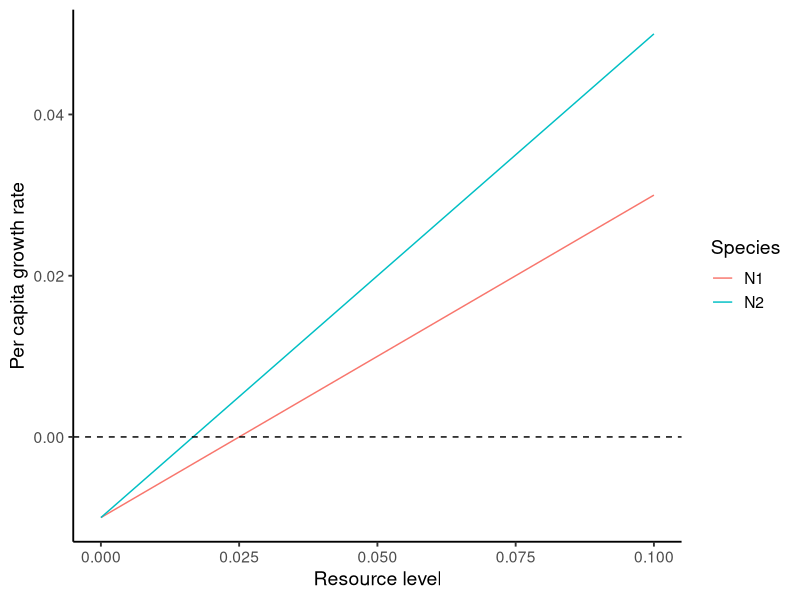
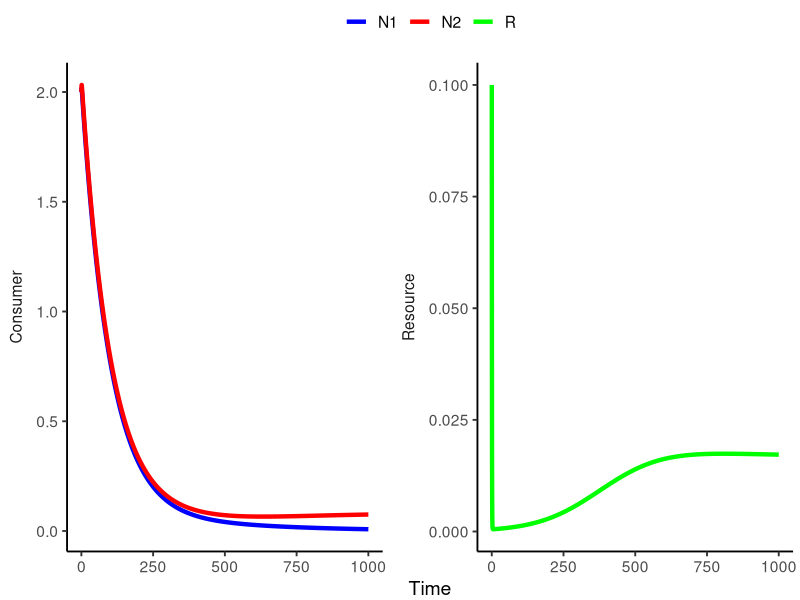
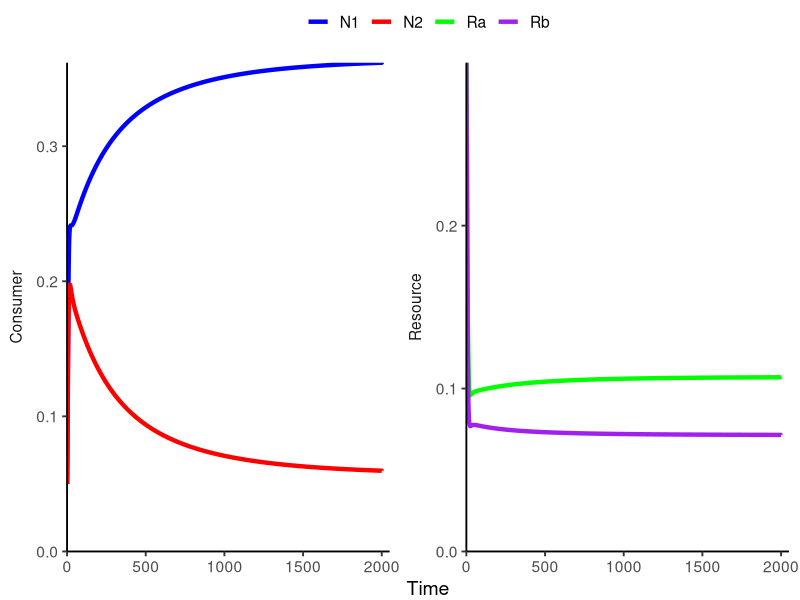
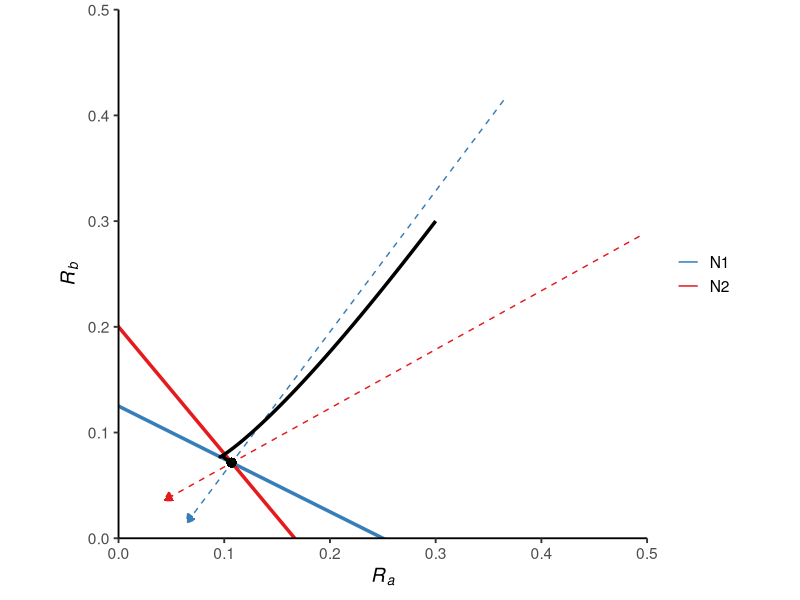
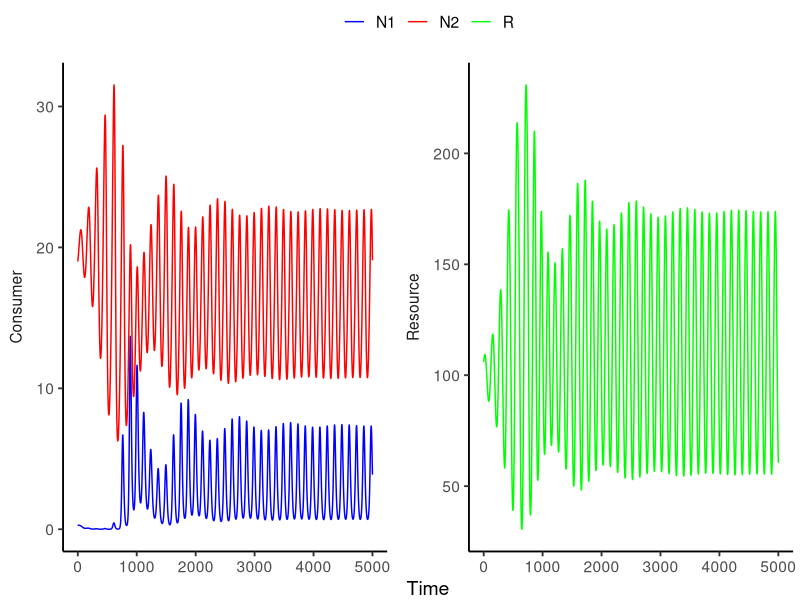

The R script that drew these images, in order:
## ---- chunk 1
library(tidyverse)
library(deSolve)

### Parameters
a1 <- 0.4 
a2 <- 0.6
e1 <- 1
e2 <- 1
d <- 0.01 
S0 <- 0.1

### Resource level vs. consumers' per capita population growth
data.frame(R = seq(0, 0.1, 0.001)) %>%
  mutate(N1 = e1*a1*R-d,
         N2 = e2*a2*R-d) %>%
  gather(key = "Species", value = "Growth", N1:N2) %>%
  ggplot(aes(x = R, y = Growth, color = Species)) +
  geom_line() + 
  geom_hline(yintercept = 0, linetype = "dashed") + 
  labs(x = "Resource level", y = "Per capita growth rate") +
  theme_classic(base_size = 14)

## ---- chunk 2
### Model specification
CR_model_2C_1R <- function(times, state, parms){
  with(as.list(c(state, parms)), {
    dN1_dt = e1*a1*R*N1 - d*N1
    dN2_dt = e2*a2*R*N2 - d*N2
    dR_dt =  d*(S0-R) - a1*R*N1 - a2*R*N2
    return(list(c(dN1_dt, dN2_dt, dR_dt)))
  })
}

### Model parameters
times <- seq(0.1, 1000, by = 0.1)  
state <- c(N1 = 2, N2 = 2, R = 0.1)  
parms <- c(a1 = 0.4, a2 = 0.6, e1 = 1, e2 = 1, d = 0.01, S0 = 0.1)

### Model application
pop_size <- ode(func = CR_model_2C_1R, times = times, y = state, parms = parms)

### Visualize the population dynamics
pop_size %>%
  as.data.frame() %>%
  gather(key = "Species", value = "N", N1:R)  %>%
  mutate(trophic = case_when(Species %in% c("N1", "N2") ~ "Consumer",
                             TRUE ~ "Resource")) %>%
  ggplot(aes(x = time, y = N, color = Species)) + 
  geom_line(size = 1.5) +
  facet_wrap(~ trophic, 
             ncol = 2, 
             scales = "free_y",
             strip.position = "left") +
  theme_classic(base_size = 14) +
  theme(strip.background = element_blank(),
        strip.placement = "outside",
        legend.position = "top",
        legend.title = element_blank(),
        plot.margin = margin(r = 5)) + 
  labs(x = "Time", y = NULL) + 
  scale_color_manual(name = NULL, values = c("blue", "red", "green"))

## ---- chunk 3
### Model specification
CR_model_2C_2R <- function(time, state, parms){
  with(as.list(c(state, parms)), {
    dN1_dt = e1*a1a*Ra*N1 + e1*a1b*Rb*N1 - d*N1
    dN2_dt = e2*a2a*Ra*N2 + e2*a2b*Rb*N2 - d*N2
    dRa_dt = d*(Sa-Ra) - (a1a*N1*Ra) - (a2a*N2*Ra) 
    dRb_dt = d*(Sb-Rb) - (a1b*N1*Rb) - (a2b*N2*Rb)
    return(list(c(dN1_dt, dN2_dt, dRa_dt, dRb_dt)))
  })
}

### Model parameters
times <- seq(0.1, 2000, by = 0.01)
state <- c(N1 = 0.05, N2 = 0.05, Ra = 0.3, Rb = 0.3)
parms <- c(a1a = 0.4, a1b = 0.8, a2a = 0.6, a2b = 0.5, e1 = 1, e2 = 1, d = 0.1, Sa = 0.3, Sb = 0.3)  

### Model application
pop_size <- ode(func = CR_model_2C_2R, times = times, y = state, parms = parms)


### Visualize the population dynamics
pop_size %>%
  as.data.frame() %>%
  gather(key = "Species", value = "N", N1:Rb) %>%
  mutate(trophic = case_when(Species %in% c("N1", "N2") ~ "Consumer",
                             TRUE ~ "Resource")) %>%
  ggplot(aes(x = time, y = N, color = Species)) + 
  geom_line(size = 1.5) +
  facet_wrap(~ trophic, 
             ncol = 2, 
             scales = "free_y",
             strip.position = "left") +
  theme_classic(base_size = 14) +
  theme(strip.background = element_blank(),
        strip.placement = "outside",
        legend.position = "top",
        legend.title = element_blank(),
        plot.margin = margin(r = 8)) + 
  labs(x = "Time", y = NULL) +
  scale_x_continuous(limits = c(0, 2050), expand = c(0, 0)) +
  scale_y_continuous(limits = c(0, NA), expand = c(0, 0)) +
  scale_color_manual(name = NULL, values = c("blue", "red", "green", "purple"))
## ---- chunk 4
### Parameters
a1a <- 0.4
a1b <- 0.8
a2a <- 0.6
a2b <- 0.5
e1 <- 1
e2 <- 1
d <- 0.1

### Slopes and intercepts of the ZNGI's
ZNGI_slope_N1 <- -a1a/a1b
ZNGI_intercept_N1 <- d/(e1*a1b)  
ZNGI_slope_N2 <- -a2a/a2b
ZNGI_intercept_N2 <- d/(e2*a2b)

### Consumption vectors
eqilibrium_Ra <- (d/e1)*((a1b-a2b)/(a2a*a1b-a2b*a1a))
eqilibrium_Rb <- (d/e2)*((a1a-a2a)/(a2b*a1a-a2a*a1b))

convec_df <- data.frame(x = c(eqilibrium_Ra + 6*a1a*eqilibrium_Ra, 
                              eqilibrium_Ra + 6*a2a*eqilibrium_Ra),
                        y = c(eqilibrium_Rb + 6*a1b*eqilibrium_Rb, 
                              eqilibrium_Rb + 6*a2b*eqilibrium_Rb),
                        xend = c(eqilibrium_Ra - a1a*eqilibrium_Ra, 
                              eqilibrium_Ra - a2a*eqilibrium_Ra),
                        yend = c(eqilibrium_Rb - a1b*eqilibrium_Rb, 
                              eqilibrium_Rb - a2b*eqilibrium_Rb),
                        species = c("N1", "N2"))

### Phase diagram
ggplot() + 
  geom_abline(slope = ZNGI_slope_N1, intercept = ZNGI_intercept_N1, color = "#377EB8", size = 1.2) + 
  geom_abline(slope = ZNGI_slope_N2, intercept = ZNGI_intercept_N2, color = "#E41A1C", size = 1.2) + 
  geom_segment(data = convec_df, aes(x = x, y = y, xend = xend, yend = yend, color = species), linetype = "blank") + 
  geom_segment(data = convec_df, aes(x = x, y = y, xend = xend, yend = yend, color = species), size = 0.5, linetype = "dashed", arrow = arrow(type = "closed", length = unit(0.1, "inches")), show.legend = F) +
  geom_path(data = as.data.frame(pop_size), aes(x = Ra, y = Rb), size = 1.2) +
  geom_point(data = as.data.frame(pop_size), aes(x = last(Ra), y = last(Rb)), size = 2.5) +
  theme_classic(base_size = 14) +
  labs(x = expression(italic(R[a])), y = expression(italic(R[b]))) +
  scale_x_continuous(limits = c(0, 0.5), expand = c(0, 0)) +
  scale_y_continuous(limits = c(0, 0.5), expand = c(0, 0)) +
  scale_color_brewer(name = NULL, palette = "Set1", direction = -1,
                     guide = guide_legend(override.aes = list(
                       linetype = "solid", size = 1.2))) +
  coord_fixed(ratio = 1)

## ---- chunk 5
### Model specification
CR_model_nonlinear <- function(times, state, parms){
  with(as.list(c(state, parms)), {
         dN1_dt = e1*a1*R*N1 - d1*N1
         dN2_dt = e2*(a2*R/(k2+R))*N2 - d2*N2
         dR_dt =  r*R*(1-(R/K)) - a1*R*N1 - ((a2*R)/(k2+R))*N2
         return(list(c(dN1_dt, dN2_dt, dR_dt)))
       })
}

### Model parameters
times <- seq(0, 5000, by = 0.1)  
state <- c(N1 = 0.3, N2 = 19, R = 106) 
parms <- c(a1 = 0.003, a2 = 0.5, k2 = 50, e1 = 0.33, e2 = 0.3, d1 = 0.11, d2 = 0.1, r = 0.1, K = 300)

### Model application
pop_size <- ode(func = CR_model_nonlinear, times = times, y = state, parms = parms)

### Visualize the population dynamics
pop_size %>%
  as.data.frame() %>%
  gather(key = "Species", value = "N", N1:R) %>%
  mutate(trophic = case_when(Species %in% c("N1", "N2") ~ "Consumer",
                             TRUE ~ "Resource")) %>%
  ggplot(aes(x = time, y = N, color = Species)) + 
  geom_line() +
  facet_wrap(~ trophic, 
             ncol = 2, 
             scales = "free_y",
             strip.position = "left") +
  theme_classic(base_size = 14) +
  theme(strip.background = element_blank(),
        strip.placement = "outside",
        legend.position = "top",
        legend.title = element_blank(),
        plot.margin = margin(r = 5)) + 
  labs(x = "Time", y = NULL) +
  scale_color_manual(name = NULL, values = c("blue", "red", "green"))
